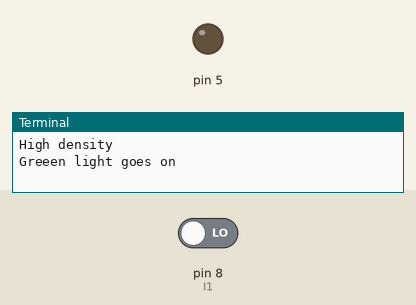
Simulated run of this program. Board: Raspberry Pi (header pin numbers). On the bench: output pins drawn as LEDs (lit = HIGH), the last lines printed to the terminal. The inputs (shaded band) are chosen by the test bench; at power-on: pin 8 (I1) LOW. At 15.0 s the program stops and its outputs stay as they are.

Above: at 0.1 s.
At 10.1 s:
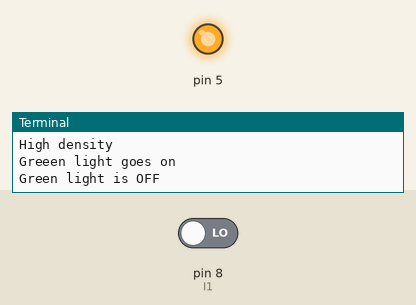
Timing chart, 0 to 16.5 s (numbered marks = the images above):
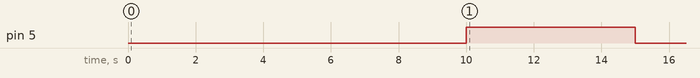

Measured:
- by itself, pin 5: LOW → HIGH at 10.0 s, → LOW 5.0 s later

The program:

density_traffic.py
```python
import RPi.GPIO as GPIO
import time

GPIO.setwarnings(False)
GPIO.setmode(GPIO.BOARD)
##GPIO.setup(3,GPIO.OUT) #first red light
GPIO.setup(5,GPIO.OUT) #first green light
##GPIO.setup(7,GPIO.OUT) #second RED light
GPIO.setup(8,GPIO.IN) #Second Green light
##GPIO.setup(10,GPIO.IN) #SENSOR
I1 = GPIO.input(8)
##I2 = GPIO.input(10)

try:
    while 1 :
        if I1:
            GPIO.output(5,True)
            print("Green light goes off")
            time.sleep(10)
            GPIO.output(5,False)
            print("Green On")
            time.sleep(5)
            continue


        else:
            print("High density")
            GPIO.output(5,False)
            print("Greeen light goes on")
            time.sleep(10)
            GPIO.output(5,True)
            print("Green light is OFF")
            time.sleep(5)
            break

##        if 11 or I2:
##            GPIO.output(5,False)
##            print("Green light is on")
##            time.sleep(5)
##            GPIO.output(5,True)
##            print("Green light is off")
##        else:
##            GPIO.output(5,True)
##            print("NO TRAFFIC")
finally:
    GPIO.cleanup()
```
